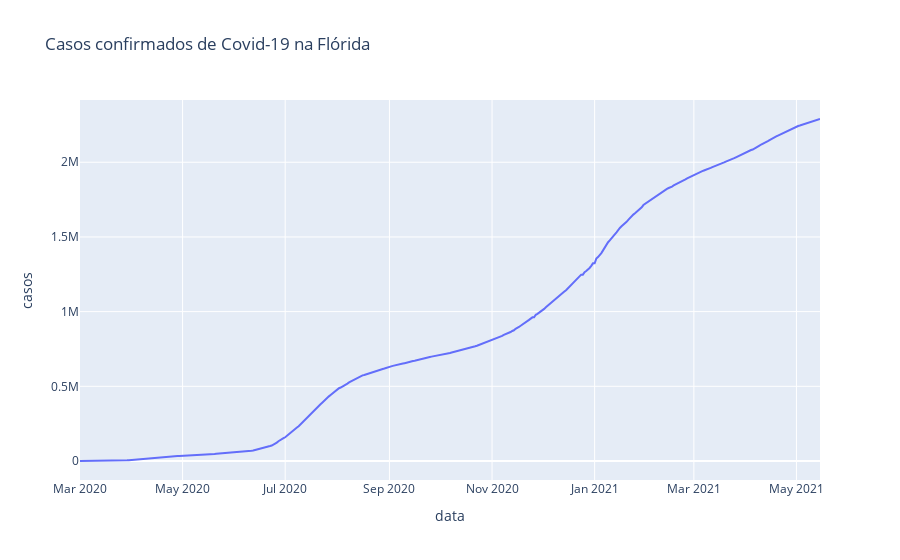

Notebook code cell kept with this figure:
### Code cell
# Visualização os casos da Flórida
px.line(fl, 'data', 'casos', title='Casos confirmados de Covid-19 na Flórida')

### Figure 1 — Plotly figure (JSON) as saved in the notebook; plotly's stock layout.template omitted (floating-point values rounded to 4 significant figures; data arrays with more than 128 entries replaced by an {"elided": "..."} marker saying what was removed)
{"data": [{"hovertemplate": "data=%{x}<br>casos=%{y}<extra></extra>", "legendgroup": "", "line": {"color": "#636efa", "dash": "solid"}, "mode": "lines", "name": "", "orientation": "v", "showlegend": false, "type": "scatter", "x": {"elided": "441 str values"}, "xaxis": "x", "y": {"elided": "441 int values"}, "yaxis": "y"}], "layout": {"legend": {"tracegroupgap": 0}, "title": {"text": "Casos confirmados de Covid-19 na Flórida"}, "xaxis": {"anchor": "y", "domain": [0, 1], "title": {"text": "data"}}, "yaxis": {"anchor": "x", "domain": [0, 1], "title": {"text": "casos"}}}}
